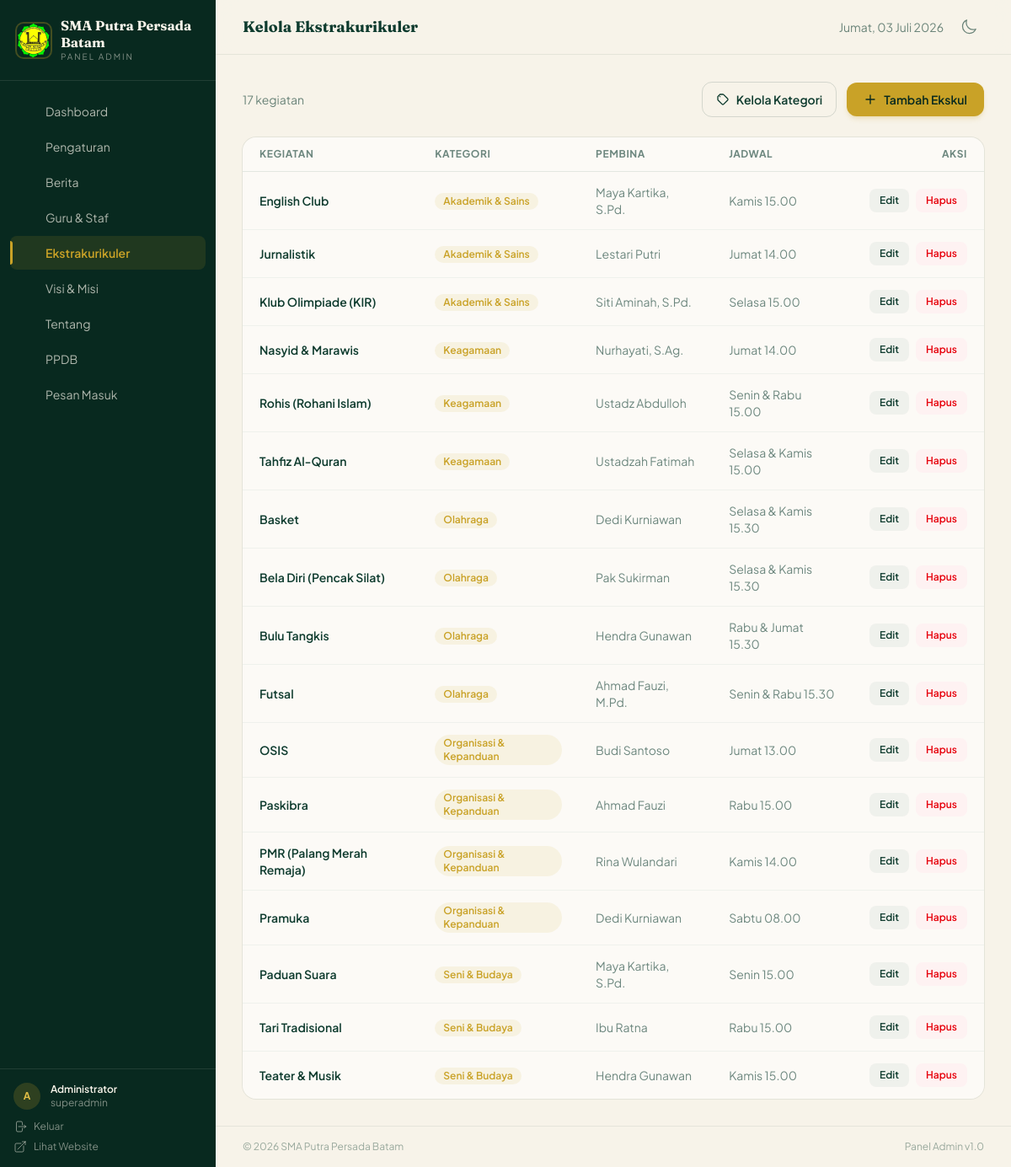
The app's page /admin/kelola_ekskul.php (signed in) with its own data.
### tables this page shows
CREATE TABLE pengaturan (
  id    INT AUTO_INCREMENT PRIMARY KEY,
  kunci VARCHAR(100) NOT NULL UNIQUE,
  nilai TEXT NOT NULL
);

CREATE TABLE ekstrakurikuler (
  id        INT AUTO_INCREMENT PRIMARY KEY,
  nama      VARCHAR(100) NOT NULL,
  kategori  VARCHAR(50)  NOT NULL,
  deskripsi TEXT         NOT NULL,
  pembina   VARCHAR(100) DEFAULT NULL,
  jadwal    VARCHAR(100) DEFAULT NULL
);

### config/koneksi.php (called while the page is built, shortened)
<?php
function db(): PDO {
    static $pdo = null;
    if ($pdo === null) {
        $dsn = "mysql:host=" . DB_HOST . ";dbname=" . DB_NAME . ";charset=" . DB_CHARSET;
        $pdo = new PDO($dsn, DB_USER, DB_PASS, [
            PDO::ATTR_ERRMODE            => PDO::ERRMODE_EXCEPTION,
            PDO::ATTR_DEFAULT_FETCH_MODE => PDO::FETCH_ASSOC,
            PDO::ATTR_EMULATE_PREPARES   => false,
        ]);
    }
    return $pdo;
}
function setting(string $kunci): ?string {
    $stmt = db()->prepare('SELECT nilai FROM pengaturan WHERE kunci = ?');
    $stmt->execute([$kunci]);
    $row = $stmt->fetch();
    return $row ? $row['nilai'] : null;
}
function esc(string $str): string {
    return htmlspecialchars($str, ENT_QUOTES, 'UTF-8');
}
function tglIndo(string $tgl): string {
    $bulan = ['Januari','Februari','Maret','April','Mei','Juni','Juli','Agustus','September','Oktober','November','Desember'];
    $d = new DateTime($tgl);
    return $d->format('d') . ' ' . $bulan[(int)$d->format('m') - 1] . ' ' . $d->format('Y');
}

### admin/auth.php (called while the page is built, shortened)
<?php
require_once __DIR__ . '/../config/koneksi.php';
function admin_name(): string {
    return $_SESSION['admin_nama'] ?? 'Admin';
}

### admin/kelola_ekskul.php (the view, shortened to what this page needs)
<?php
require_once 'auth.php';
$pdo  = db();
$edit = null;
$mode = 'list';
$kategoriList = $pdo->query('SELECT * FROM kategori_ekskul ORDER BY urutan, nama')->fetchAll();
$pageTitle = match($mode) {
    'form'     => $edit ? 'Edit Ekstrakurikuler' : 'Tambah Ekstrakurikuler',
    'kategori' => 'Kelola Kategori Ekskul',
    default    => 'Kelola Ekstrakurikuler',
};
include 'admin_head.php';
if ($mode === 'form'): ?>
<form method="POST" class="max-w-2xl space-y-6">
  <?php echo csrf_field(); ?>
  <input type="hidden" name="action" value="save">
  <?php if ($edit): ?><input type="hidden" name="id" value="<?php echo $edit['id']; ?>"><?php endif; ?>
  <div class="admin-card bg-white/60 dark:bg-pine/40 backdrop-blur-sm rounded-2xl ring-1 ring-pine/8 dark:ring-cream/8 p-6 space-y-5">
    <div>
      <label class="block text-sm font-semibold mb-1.5">Nama Kegiatan</label>
      <input type="text" name="nama" required value="<?php echo esc($edit['nama'] ?? ''); ?>"
             class="w-full px-4 py-2.5 rounded-xl bg-cream dark:bg-pine-deep border border-pine/15 dark:border-cream/15 focus:border-brass focus:ring-2 focus:ring-brass/20 outline-none transition text-sm">
    </div>
    <div>
      <div class="flex items-center justify-between mb-1.5">
        <label class="block text-sm font-semibold">Kategori</label>
        <a href="kelola_ekskul.php?kategori=1" class="text-xs text-brass hover:underline">+ Kelola Kategori</a>
      </div>
      <select name="kategori" class="w-full px-4 py-2.5 rounded-xl bg-cream dark:bg-pine-deep border border-pine/15 dark:border-cream/15 focus:border-brass focus:ring-2 focus:ring-brass/20 outline-none transition text-sm">
        <option value="">— Pilih Kategori —</option>
        <?php foreach ($kategoriList as $kat): ?>
          <option value="<?php echo esc($kat['nama']); ?>"
            <?php echo (($edit['kategori'] ?? '') === $kat['nama']) ? 'selected' : ''; ?>>
            <?php echo esc($kat['nama']); ?>
          </option>
        <?php endforeach; ?>
      </select>
    </div>
    <div>
      <label class="block text-sm font-semibold mb-1.5">Deskripsi</label>
      <textarea name="deskripsi" rows="4"
                class="w-full px-4 py-2.5 rounded-xl bg-cream dark:bg-pine-deep border border-pine/15 dark:border-cream/15 focus:border-brass focus:ring-2 focus:ring-brass/20 outline-none transition text-sm"><?php echo esc($edit['deskripsi'] ?? ''); ?></textarea>
    </div>
    <div class="grid sm:grid-cols-2 gap-5">
      <div>
        <label class="block text-sm font-semibold mb-1.5">Pembina</label>
        <input type="text" name="pembina" value="<?php echo esc($edit['pembina'] ?? ''); ?>"
               class="w-full px-4 py-2.5 rounded-xl bg-cream dark:bg-pine-deep border border-pine/15 dark:border-cream/15 focus:border-brass focus:ring-2 focus:ring-brass/20 outline-none transition text-sm">
      </div>
      <div>
        <label class="block text-sm font-semibold mb-1.5">Jadwal</label>
        <input type="text" name="jadwal" value="<?php echo esc($edit['jadwal'] ?? ''); ?>"
               placeholder="contoh: Sabtu, 14:00 - 16:00"
               class="w-full px-4 py-2.5 rounded-xl bg-cream dark:bg-pine-deep border border-pine/15 dark:border-cream/15 focus:border-brass focus:ring-2 focus:ring-brass/20 outline-none transition text-sm">
      </div>
    </div>
  </div>
  <div class="flex items-center justify-between">
    <a href="kelola_ekskul.php" class="text-sm text-pine/60 dark:text-cream/60 hover:text-pine dark:hover:text-cream transition">← Kembali</a>
    <button type="submit" class="btn-action px-8 py-3 rounded-xl bg-brass hover:bg-brass-light text-pine-deep font-semibold text-sm shadow-md shadow-brass/20 hover:shadow-lg transition">
      <?php echo $edit ? 'Perbarui' : 'Simpan'; ?>
    </button>
  </div>
</form>
<?php
else: ?>
<div class="flex items-center justify-between mb-6">
  <p class="text-sm text-pine/60 dark:text-cream/60"><?php echo $pdo->query('SELECT COUNT(*) FROM ekstrakurikuler')->fetchColumn(); ?> kegiatan</p>
  <div class="flex items-center gap-3">
    <a href="kelola_ekskul.php?kategori=1"
       class="inline-flex items-center gap-2 px-4 py-2.5 rounded-xl border border-pine/15 dark:border-cream/15 text-sm font-semibold hover:bg-pine/5 dark:hover:bg-cream/5 transition">
      <svg class="w-4 h-4" fill="none" stroke="currentColor" viewBox="0 0 24 24"><path stroke-linecap="round" stroke-linejoin="round" stroke-width="2" d="M7 7h.01M7 3h5c.512 0 1.024.195 1.414.586l7 7a2 2 0 010 2.828l-7 7a2 2 0 01-2.828 0l-7-7A2 2 0 013 12V7a0 0 0 014-4z"/></svg>
      Kelola Kategori
    </a>
    <a href="kelola_ekskul.php?new=1"
       class="btn-action inline-flex items-center gap-2 px-5 py-2.5 rounded-xl bg-brass hover:bg-brass-light text-pine-deep font-semibold text-sm shadow-md shadow-brass/20 hover:shadow-lg transition">
      <svg class="w-4 h-4" fill="none" stroke="currentColor" viewBox="0 0 24 24"><path stroke-linecap="round" stroke-linejoin="round" stroke-width="2" d="M12 4.5v15m7.5-7.5h-15"/></svg>
      Tambah Ekskul
    </a>
  </div>
</div>
<div class="admin-card bg-white/60 dark:bg-pine/40 backdrop-blur-sm rounded-2xl ring-1 ring-pine/8 dark:ring-cream/8 overflow-hidden">
  <?php $rows = $pdo->query('SELECT * FROM ekstrakurikuler ORDER BY kategori, nama')->fetchAll(); ?>
  <?php if (empty($rows)): ?>
    <p class="text-sm text-pine/50 dark:text-cream/50 p-8 text-center">Belum ada ekstrakurikuler.</p>
  <?php else: ?>
    <div class="overflow-x-auto">
      <table class="w-full text-sm">
        <thead>
          <tr class="border-b border-pine/10 dark:border-cream/10 text-left text-xs font-semibold text-pine/60 dark:text-cream/60 uppercase tracking-wider">
            <th class="px-5 py-3">Kegiatan</th>
            <th class="px-5 py-3">Kategori</th>
            <th class="px-5 py-3">Pembina</th>
            <th class="px-5 py-3">Jadwal</th>
            <th class="px-5 py-3 text-right">Aksi</th>
          </tr>
        </thead>
        <tbody class="divide-y divide-pine/5 dark:divide-cream/5">
          <?php foreach ($rows as $r): ?>
            <tr class="table-row">
              <td class="px-5 py-3.5 font-semibold"><?php echo esc($r['nama']); ?></td>
              <td class="px-5 py-3.5">
                <span class="inline-block px-2.5 py-0.5 rounded-full text-xs font-semibold bg-brass/10 text-brass"><?php echo esc($r['kategori']); ?></span>
              </td>
              <td class="px-5 py-3.5 text-pine/60 dark:text-cream/60"><?php echo esc($r['pembina'] ?: '-'); ?></td>
              <td class="px-5 py-3.5 text-pine/60 dark:text-cream/60"><?php echo esc($r['jadwal'] ?: '-'); ?></td>
              <td class="px-5 py-3.5 text-right">
                <div class="flex items-center justify-end gap-2">
                  <a href="kelola_ekskul.php?edit=<?php echo $r['id']; ?>"
                     class="btn-action px-3 py-1.5 rounded-lg text-xs font-semibold bg-pine/5 dark:bg-cream/10 hover:bg-brass/15 hover:text-brass transition">Edit</a>
                  <form method="POST" data-confirm="Hapus ekskul ini?" class="inline">
                    <button class="btn-action px-3 py-1.5 rounded-lg text-xs font-semibold text-red-600 bg-red-50 dark:bg-red-900/20 hover:bg-red-100 transition">Hapus</button>
                  </form>
                </div>
              </td>
            </tr>
          <?php endforeach; ?>
        </tbody>
      </table>
    </div>
  <?php endif; ?>
</div>
<?php endif; ?>
<?php include 'admin_foot.php'; ?>

### admin/admin_head.php (shortened to what this page needs)
<?php
$namaSekolah = setting('nama_sekolah') ?? 'SMA Putra Persada Batam';
$currentPage = basename($_SERVER['PHP_SELF']);
$hari      = ['Minggu','Senin','Selasa','Rabu','Kamis','Jumat','Sabtu'];
$tglTopbar = $hari[(int)date('w')] . ', ' . tglIndo(date('Y-m-d'));
$navItems = [
    ['file'=>'dashboard.php',        'icon'=>'grid',    'label'=>'Dashboard'],
    ['file'=>'kelola_pengaturan.php', 'icon'=>'cog',     'label'=>'Pengaturan'],
    ['file'=>'kelola_berita.php',     'icon'=>'news',    'label'=>'Berita'],
    ['file'=>'kelola_guru.php',       'icon'=>'users',   'label'=>'Guru & Staf'],
    ['file'=>'kelola_ekskul.php',     'icon'=>'star',    'label'=>'Ekstrakurikuler'],
    ['file'=>'kelola_visimisi.php',   'icon'=>'eye',     'label'=>'Visi & Misi'],
    ['file'=>'kelola_tentang.php',    'icon'=>'info',    'label'=>'Tentang'],
    ['file'=>'kelola_ppdb.php',       'icon'=>'doc',     'label'=>'PPDB'],
    ['file'=>'pesan_masuk.php',       'icon'=>'mail',    'label'=>'Pesan Masuk'],
];
?>
<!DOCTYPE html>
<html lang="id">
<head>
  <script src="https://cdn.jsdelivr.net/npm/@tailwindcss/browser@4.3.0/dist/index.global.js"></script>
</head>
<body class="min-h-dvh antialiased bg-cream dark:bg-pine-deep text-pine dark:text-cream font-sans">
  <aside id="sidebar" class="fixed top-0 left-0 bottom-0 w-64 bg-pine-deep text-cream z-50 flex flex-col sidebar-enter
                               lg:translate-x-0 -translate-x-full">
    <div class="p-5 border-b border-cream/10">
      <a href="dashboard.php" class="flex items-center gap-3 group">
        <img src="../assets/img/logo.jpeg" alt="Logo" class="w-10 h-10 rounded-lg object-cover ring-2 ring-brass/30
                                                    group-hover:ring-brass transition duration-300">
        <div>
          <h1 class="font-serif text-base font-bold leading-tight group-hover:text-brass-light transition"><?php echo esc($namaSekolah); ?></h1>
          <p class="text-[10px] tracking-[0.2em] text-cream/50 uppercase">Panel Admin</p>
        </div>
      </a>
    </div>
    <nav class="flex-1 overflow-y-auto py-4 px-3 space-y-0.5">
      <?php foreach ($navItems as $item): ?>
        <a href="<?php echo $item['file']; ?>"
           class="sidebar-link flex items-center gap-3 px-3 py-2.5 rounded-lg text-sm
                  <?php echo $currentPage === $item['file']
                      ? 'active font-semibold text-brass-light'
                      : 'text-cream/70 hover:text-cream hover:bg-cream/5'; ?>">
          <svg class="w-[18px] h-[18px] shrink-0" fill="none" stroke="currentColor" viewBox="0 0 24 24">
            <?php echo $iconPaths[$item['icon']]; ?>
          </svg>
          <?php echo $item['label']; ?>
        </a>
      <?php endforeach; ?>
    </nav>
    <div class="p-4 border-t border-cream/10">
      <div class="flex items-center gap-3 mb-3">
        <div class="w-8 h-8 rounded-full bg-brass/20 flex items-center justify-center text-brass-light font-bold text-xs">
          <?php echo strtoupper(substr(admin_name(), 0, 1)); ?>
        </div>
        <div class="text-xs">
          <p class="font-semibold"><?php echo esc(admin_name()); ?></p>
          <p class="text-cream/50"><?php echo esc($_SESSION['admin_role'] ?? 'admin'); ?></p>
        </div>
      </div>
      <a href="logout.php" class="flex items-center gap-2 text-xs text-cream/50 hover:text-red-400 transition">
        <svg class="w-4 h-4" fill="none" stroke="currentColor" viewBox="0 0 24 24"><path stroke-linecap="round" stroke-linejoin="round" stroke-width="1.5" d="M15.75 9V5.25A2.25 2.25 0 0013.5 3h-6a2.25 2.25 0 00-2.25 2.25v13.5A2.25 2.25 0 007.5 21h6a2.25 2.25 0 002.25-2.25V15m3 0l3-3m0 0l-3-3m3 3H9"/></svg>
        Keluar
      </a>
      <a href="../index.php" target="_blank" class="flex items-center gap-2 text-xs text-cream/50 hover:text-cream mt-2 transition">
        <svg class="w-4 h-4" fill="none" stroke="currentColor" viewBox="0 0 24 24"><path stroke-linecap="round" stroke-linejoin="round" stroke-width="1.5" d="M13.5 6H5.25A2.25 2.25 0 003 8.25v10.5A2.25 2.25 0 005.25 21h10.5A2.25 2.25 0 0018 18.75V10.5m-10.5 6L21 3m0 0h-5.25M21 3v5.25"/></svg>
        Lihat Website
      </a>
    </div>
  </aside>
  <div class="lg:ml-64 min-h-dvh flex flex-col">
    <header class="sticky top-0 z-30 bg-cream/80 dark:bg-pine-deep/80 backdrop-blur-md border-b border-pine/8 dark:border-cream/8">
      <div class="flex items-center justify-between px-5 lg:px-8 h-16">
        <div class="flex items-center gap-4">
          <h2 class="font-serif text-lg font-bold"><?php echo esc($pageTitle); ?></h2>
        </div>
        <div class="flex items-center gap-3 text-sm text-pine/60 dark:text-cream/60">
          <span class="hidden sm:inline"><?php echo esc($tglTopbar); ?></span>
          <button type="button" onclick="toggleTheme()" aria-label="Ganti mode terang atau gelap" title="Ganti mode terang/gelap"
                  class="btn-action p-2 rounded-lg hover:bg-pine/5 dark:hover:bg-cream/5 transition">
          </button>
        </div>
      </div>
    </header>
    <main class="flex-1 p-5 lg:p-8 fade-in">

### admin/admin_head.php (style rules this page uses)
.sidebar-link { position:relative;transition:all .25s ease }
.sidebar-link.active { background:rgba(201,162,39,.12);color:#C9A227 }
.sidebar-link.active::before { content:"";position:absolute;left:0;top:.375rem;bottom:.375rem;width:3px;border-radius:0 3px 3px 0;background:#C9A227 }
.admin-card { transition:transform .25s ease,box-shadow .25s ease }
.btn-action { transition:all .2s ease }
.fade-in { opacity:0;transform:translateY(12px);animation:fadeUp .4s ease forwards }
.sidebar-enter { animation:slideIn .3s ease forwards }
#sidebar { transition:transform .3s ease }
@media (min-width:1024px) { #sidebar { transform:none!important } }
.table-row { transition:background .15s ease }

### records on screen
pengaturan: nilai "SMA Putra Persada Batam"
ekstrakurikuler: nama "English Club", kategori "Akademik & Sains", pembina "Maya Kartika, S.Pd.", jadwal "Kamis 15.00"
ekstrakurikuler: nama "Jurnalistik", kategori "Akademik & Sains", pembina "Lestari Putri", jadwal "Jumat 14.00"
ekstrakurikuler: nama "Klub Olimpiade (KIR)", kategori "Akademik & Sains", pembina "Siti Aminah, S.Pd.", jadwal "Selasa 15.00"
ekstrakurikuler: nama "Nasyid & Marawis", kategori "Keagamaan", pembina "Nurhayati, S.Ag.", jadwal "Jumat 14.00"
ekstrakurikuler: nama "Rohis (Rohani Islam)", kategori "Keagamaan", pembina "Ustadz Abdulloh", jadwal "Senin & Rabu 15.00"
ekstrakurikuler: nama "Tahfiz Al-Quran", kategori "Keagamaan", pembina "Ustadzah Fatimah", jadwal "Selasa & Kamis 15.00"
ekstrakurikuler: nama "Basket", kategori "Olahraga", pembina "Dedi Kurniawan", jadwal "Selasa & Kamis 15.30"
ekstrakurikuler: nama "Bela Diri (Pencak Silat)", kategori "Olahraga", pembina "Pak Sukirman", jadwal "Selasa & Kamis 15.30"
ekstrakurikuler: nama "Bulu Tangkis", kategori "Olahraga", pembina "Hendra Gunawan", jadwal "Rabu & Jumat 15.30"
ekstrakurikuler: nama "Futsal", kategori "Olahraga", pembina "Ahmad Fauzi, M.Pd.", jadwal "Senin & Rabu 15.30"
ekstrakurikuler: nama "OSIS", kategori "Organisasi & Kepanduan", pembina "Budi Santoso", jadwal "Jumat 13.00"
ekstrakurikuler: nama "Paskibra", kategori "Organisasi & Kepanduan", pembina "Ahmad Fauzi", jadwal "Rabu 15.00"
ekstrakurikuler: nama "PMR (Palang Merah Remaja)", kategori "Organisasi & Kepanduan", pembina "Rina Wulandari", jadwal "Kamis 14.00"
ekstrakurikuler: nama "Pramuka", kategori "Organisasi & Kepanduan", pembina "Dedi Kurniawan", jadwal "Sabtu 08.00"
ekstrakurikuler: nama "Paduan Suara", kategori "Seni & Budaya", pembina "Maya Kartika, S.Pd.", jadwal "Senin 15.00"
ekstrakurikuler: nama "Tari Tradisional", kategori "Seni & Budaya", pembina "Ibu Ratna", jadwal "Rabu 15.00"
ekstrakurikuler: nama "Teater & Musik", kategori "Seni & Budaya", pembina "Hendra Gunawan", jadwal "Kamis 15.00"

### other values on screen
$item['label'] "Dashboard"
$item['label'] "Pengaturan"
$item['label'] "Berita"
$item['label'] "Guru & Staf"
$item['label'] "Ekstrakurikuler"
$item['label'] "Visi & Misi"
$item['label'] "Tentang"
$item['label'] "PPDB"
$item['label'] "Pesan Masuk"
substr(admin_name(), 0, 1) "A"
admin_name() "Administrator"
$_SESSION['admin_role'] "superadmin"
$pageTitle "Kelola Ekstrakurikuler"
$pdo->query('SELECT COUNT(*) FROM ekstrakurikuler')->fetchColumn() "17"
